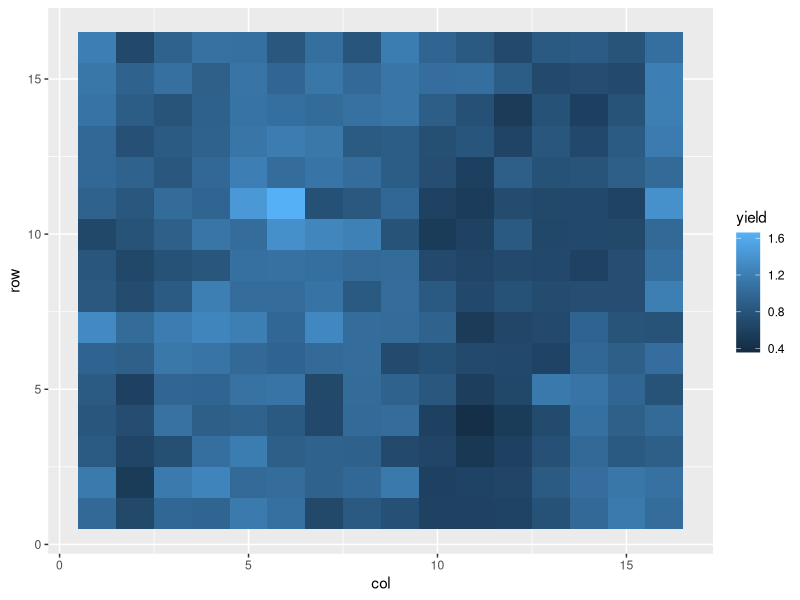
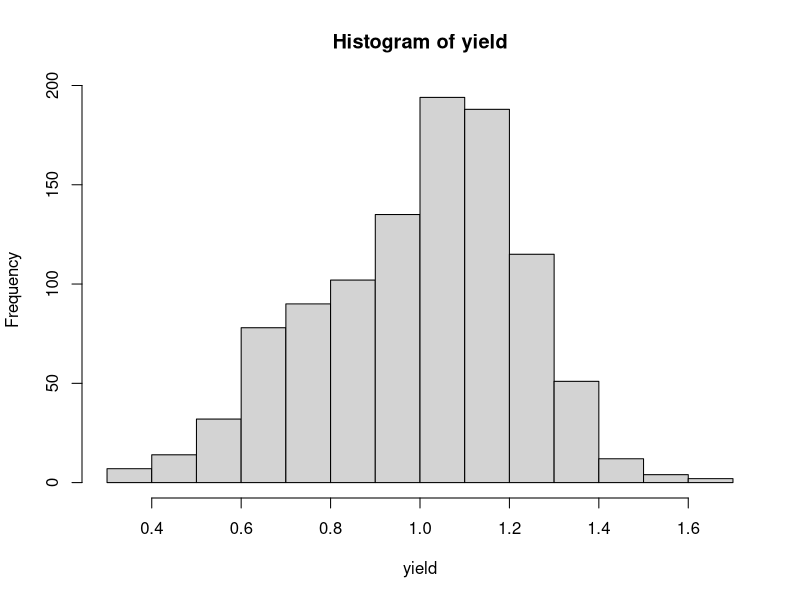
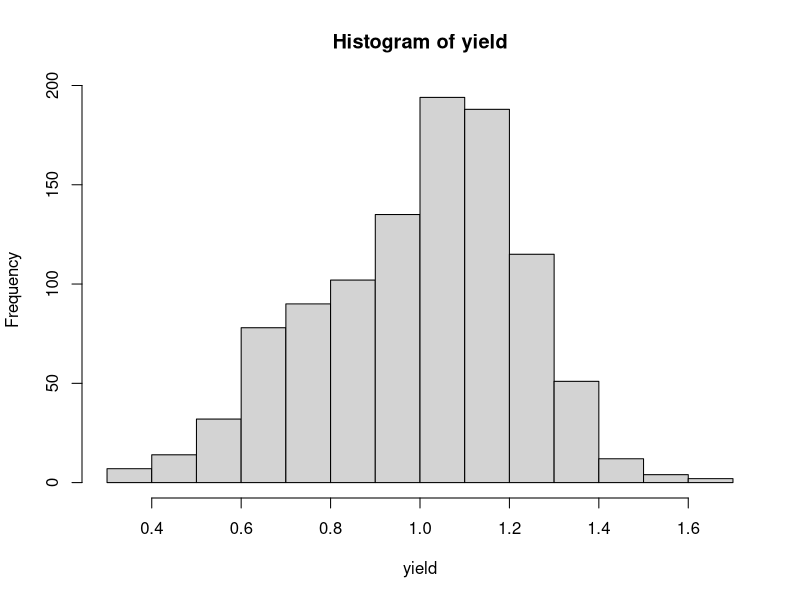
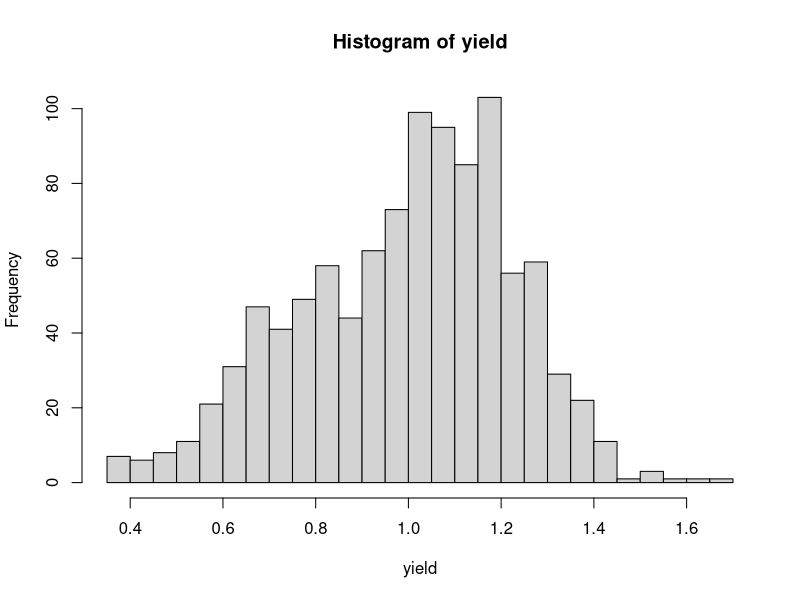
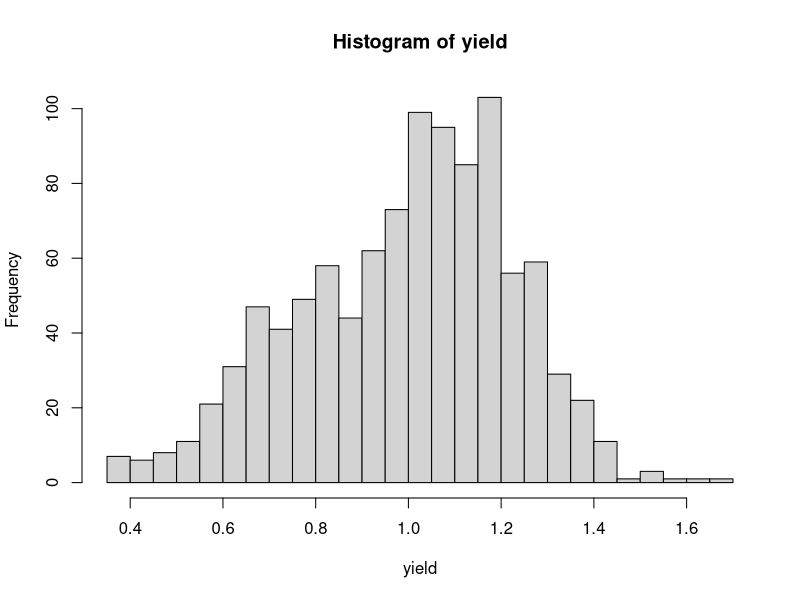
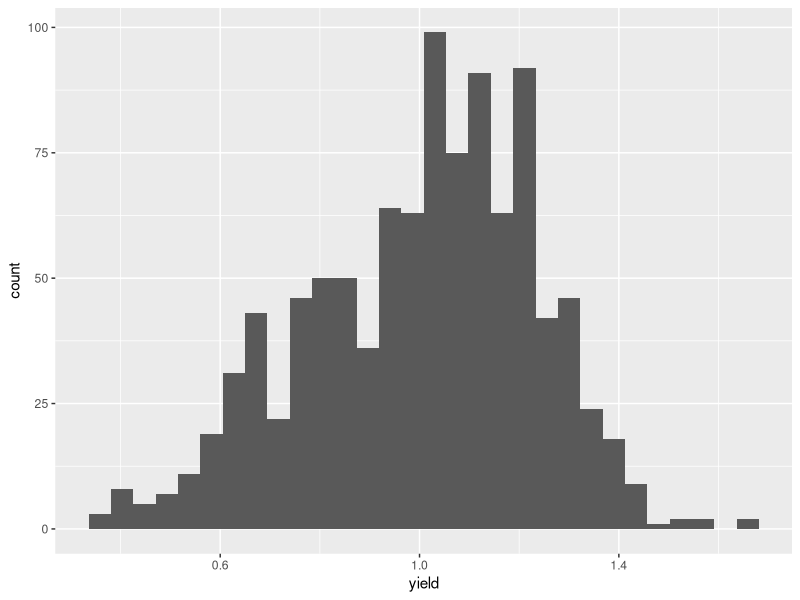

Source code (R) for these figures, in order:
## ---- chunk 1
cotton <-  read.csv("data/cotton_uniformity.csv")
## ---- chunk 2
library(ggplot2)

ggplot(cotton, aes(x = col, y = row, fill = yield)) +
  geom_tile() 
## ---- chunk 3
yield = cotton$yield
summary(yield)
## ---- chunk 4
mean(yield) # mean yield
median(yield) # median yield
max(yield) # maximum yield
min(yield) # minimum yield
## ---- chunk 5
var(yield) # variance
sd(yield)
## ---- chunk 6
variance <-  var(yield) # calculate the variance
N <-  length(yield) # cound the number of observations in the yield column

sum_squares <-  variance * N # multiply variance by N to get sum of squares
sum_squares
## ---- chunk 7
histogram <- hist(yield)
plot(histogram)
## ---- chunk 8
histogram
## ---- chunk 9
histogram$breaks
## ---- chunk 10
histogram$mids
## ---- chunk 11
histogram = hist(yield, breaks = 28)
plot(histogram)
## ---- chunk 12
ggplot(data=cotton, aes(x=yield)) +
  geom_histogram()
